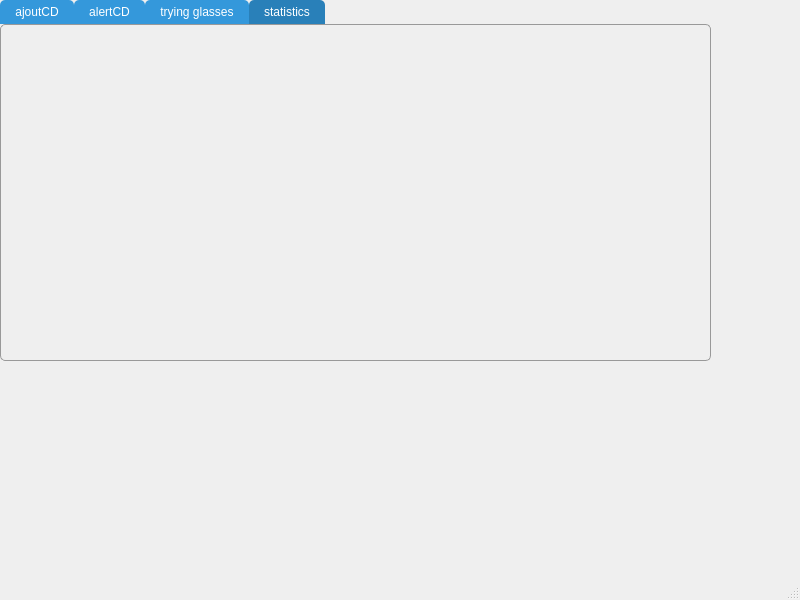
<?xml version="1.0" encoding="UTF-8"?>
<ui version="4.0">
 <class>MainWindow</class>
 <widget class="QMainWindow" name="MainWindow">
  <property name="geometry">
   <rect>
    <x>0</x>
    <y>0</y>
    <width>800</width>
    <height>600</height>
   </rect>
  </property>
  <property name="windowTitle">
   <string>MainWindow</string>
  </property>
  <widget class="QWidget" name="centralwidget">
   <widget class="QTabWidget" name="alertcmd">
    <property name="geometry">
     <rect>
      <x>0</x>
      <y>0</y>
      <width>711</width>
      <height>361</height>
     </rect>
    </property>
    <property name="maximumSize">
     <size>
      <width>16777000</width>
      <height>15000000</height>
     </size>
    </property>
    <property name="styleSheet">
     <string notr="true">QTabWidget::pane {
    border: 1px solid #999999;
    border-radius: 5px;
}

QTabBar::tab {
    background: #3498db;
    color: white;
    padding: 5px 15px;
    border-top-left-radius: 5px;
    border-top-right-radius: 5px;
}

QTabBar::tab:selected {
    background: #2980b9;
}

QTabBar::tab:hover {
    background: #5dade2;
}

</string>
    </property>
    <property name="currentIndex">
     <number>3</number>
    </property>
    <widget class="QWidget" name="tab">
     <attribute name="title">
      <string>ajoutCD</string>
     </attribute>
     <widget class="QLabel" name="label">
      <property name="geometry">
       <rect>
        <x>20</x>
        <y>40</y>
        <width>81</width>
        <height>16</height>
       </rect>
      </property>
      <property name="text">
       <string>commande ID:</string>
      </property>
     </widget>
     <widget class="QLabel" name="label_2">
      <property name="geometry">
       <rect>
        <x>20</x>
        <y>90</y>
        <width>81</width>
        <height>16</height>
       </rect>
      </property>
      <property name="text">
       <string>IDclient:</string>
      </property>
     </widget>
     <widget class="QLabel" name="label_3">
      <property name="geometry">
       <rect>
        <x>20</x>
        <y>140</y>
        <width>81</width>
        <height>16</height>
       </rect>
      </property>
      <property name="text">
       <string>IDEmployé:</string>
      </property>
     </widget>
     <widget class="QLabel" name="label_4">
      <property name="geometry">
       <rect>
        <x>20</x>
        <y>190</y>
        <width>101</width>
        <height>16</height>
       </rect>
      </property>
      <property name="text">
       <string>DateCommande:</string>
      </property>
     </widget>
     <widget class="QGroupBox" name="groupBox">
      <property name="geometry">
       <rect>
        <x>10</x>
        <y>10</y>
        <width>181</width>
        <height>321</height>
       </rect>
      </property>
      <property name="styleSheet">
       <string notr="true">QGroupBox {
    background-color: #f0f0f0;
    border: 2px solid #555555;
    border-radius: 8px;
    margin-top: 10px;
}

QGroupBox:title {
    subcontrol-origin: margin;
    subcontrol-position: top center;
    color: #333333;
    font-weight: bold;
}
</string>
      </property>
      <property name="title">
       <string>ajout commande</string>
      </property>
      <widget class="QLineEdit" name="prt">
       <property name="geometry">
        <rect>
         <x>10</x>
         <y>250</y>
         <width>113</width>
         <height>22</height>
        </rect>
       </property>
       <property name="styleSheet">
        <string notr="true">QLineEdit {
    border: 2px solid #3498db;
    border-radius: 8px;
    padding: 4px;
    background-color: #ecf0f1;
    color: #2c3e50;
	font-size: 8pt;
}

QLineEdit:focus {
    border: 2px solid #2980b9;
    background-color: #ffffff;
}
</string>
       </property>
      </widget>
      <widget class="QLabel" name="label_5">
       <property name="geometry">
        <rect>
         <x>10</x>
         <y>230</y>
         <width>91</width>
         <height>16</height>
        </rect>
       </property>
       <property name="text">
        <string>PrixTotal</string>
       </property>
      </widget>
      <widget class="QPushButton" name="submitbut">
       <property name="geometry">
        <rect>
         <x>100</x>
         <y>280</y>
         <width>75</width>
         <height>24</height>
        </rect>
       </property>
       <property name="styleSheet">
        <string notr="true">QPushButton {
    background-color: #3498db;
    color: white;
    border-radius: 10px;
    font-weight: bold;
    padding: 5px 10px;
}

QPushButton:hover {
    background-color: #2980b9;
}

QPushButton:pressed {
    background-color: #1c5980;
}
</string>
       </property>
       <property name="text">
        <string>submit</string>
       </property>
      </widget>
      <widget class="QPushButton" name="cancelbut">
       <property name="geometry">
        <rect>
         <x>20</x>
         <y>280</y>
         <width>75</width>
         <height>24</height>
        </rect>
       </property>
       <property name="styleSheet">
        <string notr="true">QPushButton {
    background-color: #3498db;
    color: white;
    border-radius: 10px;
    font-weight: bold;
    padding: 5px 10px;
}

QPushButton:hover {
    background-color: #2980b9;
}

QPushButton:pressed {
    background-color: #1c5980;
}
</string>
       </property>
       <property name="text">
        <string>cancel</string>
       </property>
      </widget>
      <widget class="QLineEdit" name="cmid">
       <property name="geometry">
        <rect>
         <x>10</x>
         <y>50</y>
         <width>113</width>
         <height>21</height>
        </rect>
       </property>
       <property name="styleSheet">
        <string notr="true">QLineEdit {
    border: 2px solid #3498db;
    border-radius: 8px;
    padding: 4px;
    background-color: #ecf0f1;
    color: #2c3e50;
	font-size: 8pt;
}

QLineEdit:focus {
    border: 2px solid #2980b9;
    background-color: #ffffff;
}
</string>
       </property>
      </widget>
      <widget class="QLineEdit" name="idcl">
       <property name="geometry">
        <rect>
         <x>10</x>
         <y>100</y>
         <width>113</width>
         <height>22</height>
        </rect>
       </property>
       <property name="styleSheet">
        <string notr="true">QLineEdit {
    border: 2px solid #3498db;
    border-radius: 8px;
    padding: 4px;
    background-color: #ecf0f1;
    color: #2c3e50;
	font-size: 8pt;
}

QLineEdit:focus {
    border: 2px solid #2980b9;
    background-color: #ffffff;
}
</string>
       </property>
      </widget>
      <widget class="QLineEdit" name="idemp">
       <property name="geometry">
        <rect>
         <x>10</x>
         <y>150</y>
         <width>113</width>
         <height>22</height>
        </rect>
       </property>
       <property name="styleSheet">
        <string notr="true">QLineEdit {
    border: 2px solid #3498db;
    border-radius: 8px;
    padding: 4px;
    background-color: #ecf0f1;
    color: #2c3e50;
	font-size: 8pt;
}

QLineEdit:focus {
    border: 2px solid #2980b9;
    background-color: #ffffff;
}
</string>
       </property>
      </widget>
      <widget class="QLineEdit" name="datcmd">
       <property name="geometry">
        <rect>
         <x>10</x>
         <y>200</y>
         <width>113</width>
         <height>22</height>
        </rect>
       </property>
       <property name="styleSheet">
        <string notr="true">QLineEdit {
    border: 2px solid #3498db;
    border-radius: 8px;
    padding: 4px;
    background-color: #ecf0f1;
    color: #2c3e50;
	font-size: 8pt;
}

QLineEdit:focus {
    border: 2px solid #2980b9;
    background-color: #ffffff;
}
</string>
       </property>
      </widget>
     </widget>
     <widget class="QTableWidget" name="tableWidget">
      <property name="geometry">
       <rect>
        <x>200</x>
        <y>100</y>
        <width>421</width>
        <height>181</height>
       </rect>
      </property>
      <property name="minimumSize">
       <size>
        <width>10</width>
        <height>10</height>
       </size>
      </property>
      <property name="styleSheet">
       <string notr="true">QTableWidget {
    background-color: #ffffff;
    gridline-color: #cccccc;
    border: 1px solid #999999;
    font-size: 7.5pt;   /* 🔹 add this */
}

QHeaderView::section {
    background-color: #3498db;
    color: white;
    padding: 5px;
    border: 1px solid #2980b9;
    font-size: 7.5pt;   /* 🔹 add this too if you want bigger headers */
}
</string>
      </property>
      <property name="rowCount">
       <number>0</number>
      </property>
      <property name="columnCount">
       <number>5</number>
      </property>
      <column/>
      <column/>
      <column/>
      <column/>
      <column/>
     </widget>
     <widget class="QLineEdit" name="searchLineEdit">
      <property name="geometry">
       <rect>
        <x>260</x>
        <y>20</y>
        <width>201</width>
        <height>31</height>
       </rect>
      </property>
      <property name="styleSheet">
       <string notr="true">QLineEdit {
    border: 2px solid #3498db;
    border-radius: 8px;
    padding: 4px;
    background-color: #ecf0f1;
    color: #2c3e50;
}

QLineEdit:focus {
    border: 2px solid #2980b9;
    background-color: #ffffff;
}
</string>
      </property>
     </widget>
     <widget class="QPushButton" name="searchbut">
      <property name="geometry">
       <rect>
        <x>490</x>
        <y>20</y>
        <width>75</width>
        <height>24</height>
       </rect>
      </property>
      <property name="text">
       <string>search</string>
      </property>
     </widget>
     <widget class="QLabel" name="label_7">
      <property name="geometry">
       <rect>
        <x>280</x>
        <y>60</y>
        <width>121</width>
        <height>20</height>
       </rect>
      </property>
      <property name="text">
       <string>ordered by:</string>
      </property>
     </widget>
     <widget class="QComboBox" name="sortCombo">
      <property name="geometry">
       <rect>
        <x>360</x>
        <y>60</y>
        <width>121</width>
        <height>22</height>
       </rect>
      </property>
      <item>
       <property name="text">
        <string>Date Commande</string>
       </property>
      </item>
      <item>
       <property name="text">
        <string>prix total</string>
       </property>
      </item>
      <item>
       <property name="text">
        <string>commandeID</string>
       </property>
      </item>
     </widget>
     <widget class="QPushButton" name="deletebut">
      <property name="geometry">
       <rect>
        <x>630</x>
        <y>120</y>
        <width>75</width>
        <height>24</height>
       </rect>
      </property>
      <property name="text">
       <string>delete</string>
      </property>
     </widget>
     <widget class="QPushButton" name="editbut">
      <property name="geometry">
       <rect>
        <x>630</x>
        <y>170</y>
        <width>75</width>
        <height>24</height>
       </rect>
      </property>
      <property name="text">
       <string>edit</string>
      </property>
     </widget>
     <zorder>groupBox</zorder>
     <zorder>label</zorder>
     <zorder>label_2</zorder>
     <zorder>label_3</zorder>
     <zorder>label_4</zorder>
     <zorder>tableWidget</zorder>
     <zorder>searchLineEdit</zorder>
     <zorder>searchbut</zorder>
     <zorder>label_7</zorder>
     <zorder>sortCombo</zorder>
     <zorder>deletebut</zorder>
     <zorder>editbut</zorder>
    </widget>
    <widget class="QWidget" name="tab_2">
     <attribute name="title">
      <string>alertCD</string>
     </attribute>
     <widget class="QTableWidget" name="tabcl">
      <property name="geometry">
       <rect>
        <x>210</x>
        <y>70</y>
        <width>351</width>
        <height>211</height>
       </rect>
      </property>
      <property name="styleSheet">
       <string notr="true">QTableWidget {
    background-color: #ffffff;
    gridline-color: #cccccc;
    border: 1px solid #999999;
    font-size: 7.5pt;   /* 🔹 add this */
}

QHeaderView::section {
    background-color: #3498db;
    color: white;
    padding: 5px;
    border: 1px solid #2980b9;
    font-size: 7.5pt;   /* 🔹 add this too if you want bigger headers */
}
</string>
      </property>
     </widget>
     <widget class="QGroupBox" name="groupBox_2">
      <property name="geometry">
       <rect>
        <x>10</x>
        <y>0</y>
        <width>181</width>
        <height>321</height>
       </rect>
      </property>
      <property name="styleSheet">
       <string notr="true">QGroupBox {
    background-color: #f0f0f0;
    border: 2px solid #555555;
    border-radius: 8px;
    margin-top: 10px;
}

QGroupBox:title {
    subcontrol-origin: margin;
    subcontrol-position: top center;
    color: #333333;
    font-weight: bold;
}
</string>
      </property>
      <property name="title">
       <string>ajout commande</string>
      </property>
      <widget class="QPushButton" name="submitbutt">
       <property name="geometry">
        <rect>
         <x>100</x>
         <y>280</y>
         <width>75</width>
         <height>24</height>
        </rect>
       </property>
       <property name="styleSheet">
        <string notr="true">QPushButton {
    background-color: #3498db;
    color: white;
    border-radius: 10px;
    font-weight: bold;
    padding: 5px 10px;
}

QPushButton:hover {
    background-color: #2980b9;
}

QPushButton:pressed {
    background-color: #1c5980;
}
</string>
       </property>
       <property name="text">
        <string>submit</string>
       </property>
      </widget>
      <widget class="QPushButton" name="cancelbutt">
       <property name="geometry">
        <rect>
         <x>20</x>
         <y>280</y>
         <width>75</width>
         <height>24</height>
        </rect>
       </property>
       <property name="styleSheet">
        <string notr="true">QPushButton {
    background-color: #3498db;
    color: white;
    border-radius: 10px;
    font-weight: bold;
    padding: 5px 10px;
}

QPushButton:hover {
    background-color: #2980b9;
}

QPushButton:pressed {
    background-color: #1c5980;
}
</string>
       </property>
       <property name="text">
        <string>cancel</string>
       </property>
      </widget>
      <widget class="QLineEdit" name="idcll">
       <property name="geometry">
        <rect>
         <x>10</x>
         <y>60</y>
         <width>113</width>
         <height>21</height>
        </rect>
       </property>
       <property name="styleSheet">
        <string notr="true">QLineEdit {
    border: 2px solid #3498db;
    border-radius: 8px;
    padding: 4px;
    background-color: #ecf0f1;
    color: #2c3e50;
	font-size: 8pt;
}

QLineEdit:focus {
    border: 2px solid #2980b9;
    background-color: #ffffff;
}
</string>
       </property>
      </widget>
      <widget class="QLineEdit" name="email">
       <property name="geometry">
        <rect>
         <x>10</x>
         <y>140</y>
         <width>151</width>
         <height>61</height>
        </rect>
       </property>
       <property name="styleSheet">
        <string notr="true">QLineEdit {
    border: 2px solid #3498db;
    border-radius: 8px;
    padding: 4px;
    background-color: #ecf0f1;
    color: #2c3e50;
	font-size: 8pt;
}

QLineEdit:focus {
    border: 2px solid #2980b9;
    background-color: #ffffff;
}
</string>
       </property>
      </widget>
      <widget class="QLineEdit" name="cdprod">
       <property name="geometry">
        <rect>
         <x>10</x>
         <y>230</y>
         <width>113</width>
         <height>22</height>
        </rect>
       </property>
       <property name="styleSheet">
        <string notr="true">QLineEdit {
    border: 2px solid #3498db;
    border-radius: 8px;
    padding: 4px;
    background-color: #ecf0f1;
    color: #2c3e50;
	font-size: 8pt;
}

QLineEdit:focus {
    border: 2px solid #2980b9;
    background-color: #ffffff;
}
</string>
       </property>
      </widget>
      <widget class="QLabel" name="label_8">
       <property name="geometry">
        <rect>
         <x>10</x>
         <y>210</y>
         <width>91</width>
         <height>16</height>
        </rect>
       </property>
       <property name="text">
        <string>code produit:</string>
       </property>
      </widget>
      <widget class="QLabel" name="label_6">
       <property name="geometry">
        <rect>
         <x>10</x>
         <y>120</y>
         <width>91</width>
         <height>16</height>
        </rect>
       </property>
       <property name="text">
        <string>adresse e-mail:</string>
       </property>
      </widget>
      <widget class="QLabel" name="label_9">
       <property name="geometry">
        <rect>
         <x>10</x>
         <y>40</y>
         <width>91</width>
         <height>16</height>
        </rect>
       </property>
       <property name="text">
        <string>IDclient:</string>
       </property>
      </widget>
     </widget>
     <widget class="QPushButton" name="deletebutt">
      <property name="geometry">
       <rect>
        <x>600</x>
        <y>100</y>
        <width>75</width>
        <height>24</height>
       </rect>
      </property>
      <property name="styleSheet">
       <string notr="true">QPushButton {
    background-color: #3498db;
    color: black;
    border-radius: 5px;
    font-weight: bold;
    padding: 5px 10px;
}

QPushButton:hover {
    background-color: #2980b9;
}

QPushButton:pressed {
    background-color: #1c5980;
}
</string>
      </property>
      <property name="text">
       <string>delete</string>
      </property>
     </widget>
     <widget class="QPushButton" name="editbut_2">
      <property name="geometry">
       <rect>
        <x>600</x>
        <y>160</y>
        <width>75</width>
        <height>24</height>
       </rect>
      </property>
      <property name="styleSheet">
       <string notr="true">QPushButton {
    background-color: #3498db;
    color: black;
    border-radius: 5px;
    font-weight: bold;
    padding: 5px 10px;
}

QPushButton:hover {
    background-color: #2980b9;
}

QPushButton:pressed {
    background-color: #1c5980;
}

</string>
      </property>
      <property name="text">
       <string>edit</string>
      </property>
     </widget>
    </widget>
    <widget class="QWidget" name="tab_3">
     <attribute name="title">
      <string>trying glasses</string>
     </attribute>
     <widget class="QWidget" name="widget" native="true">
      <property name="geometry">
       <rect>
        <x>60</x>
        <y>30</y>
        <width>141</width>
        <height>231</height>
       </rect>
      </property>
     </widget>
     <widget class="QPushButton" name="newglass">
      <property name="geometry">
       <rect>
        <x>350</x>
        <y>80</y>
        <width>75</width>
        <height>24</height>
       </rect>
      </property>
      <property name="text">
       <string>next glasses</string>
      </property>
     </widget>
     <widget class="QPushButton" name="choose">
      <property name="geometry">
       <rect>
        <x>350</x>
        <y>170</y>
        <width>75</width>
        <height>24</height>
       </rect>
      </property>
      <property name="text">
       <string>choose </string>
      </property>
     </widget>
    </widget>
    <widget class="QWidget" name="tab_4">
     <attribute name="title">
      <string>statistics</string>
     </attribute>
     <widget class="QStackedWidget" name="stackedWidget">
      <property name="geometry">
       <rect>
        <x>0</x>
        <y>-40</y>
        <width>721</width>
        <height>591</height>
       </rect>
      </property>
      <widget class="QWidget" name="page"/>
      <widget class="QWidget" name="page_2"/>
     </widget>
    </widget>
   </widget>
  </widget>
  <widget class="QMenuBar" name="menubar">
   <property name="geometry">
    <rect>
     <x>0</x>
     <y>0</y>
     <width>800</width>
     <height>22</height>
    </rect>
   </property>
  </widget>
  <widget class="QStatusBar" name="statusbar"/>
 </widget>
 <resources/>
 <connections/>
</ui>
